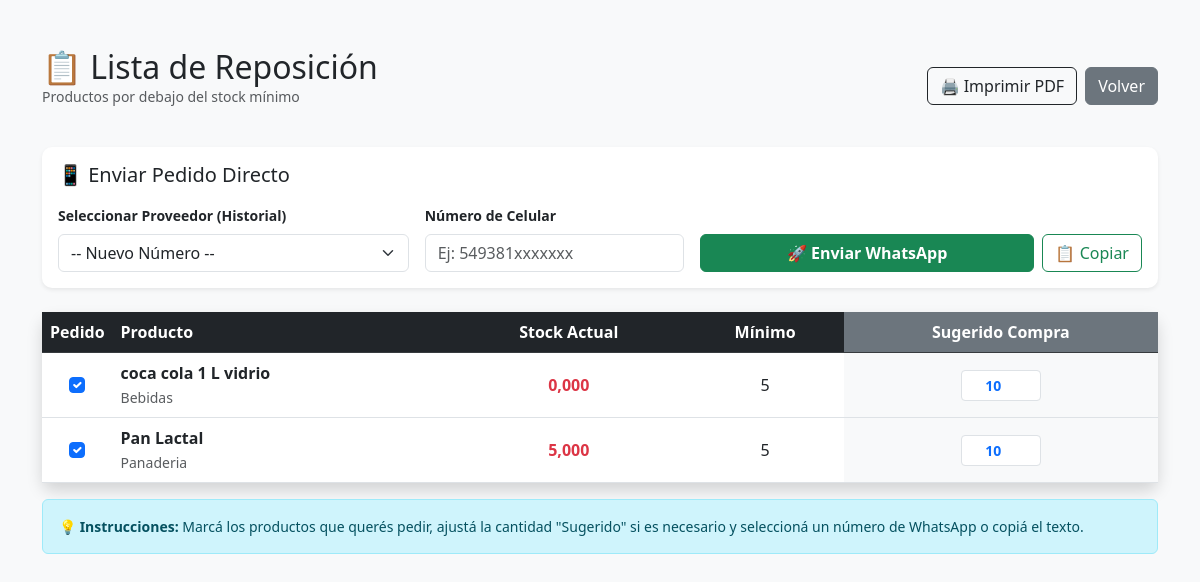
The app's page /reporte-faltantes/ (signed in), older data.
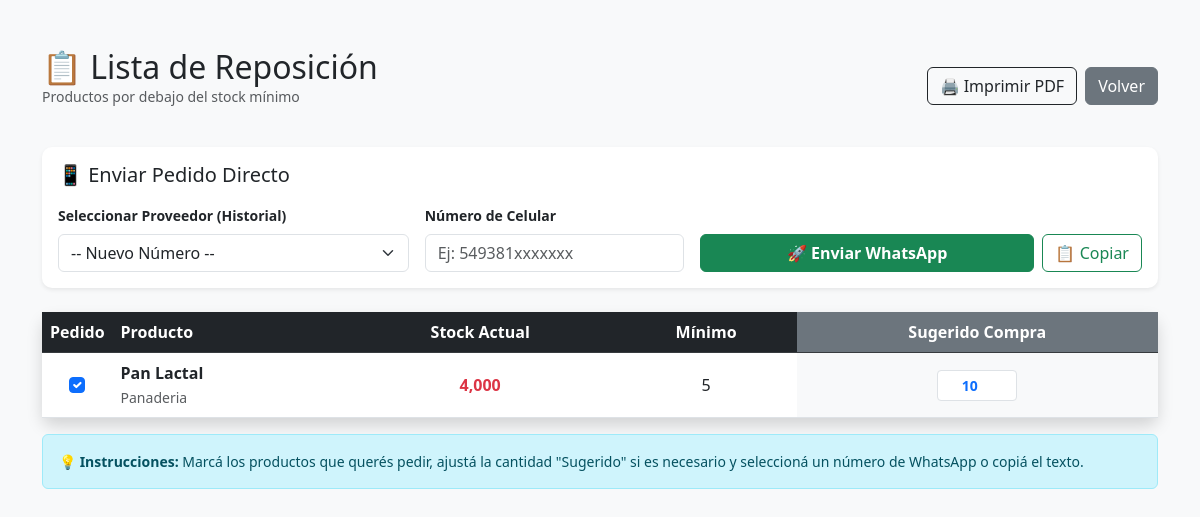
The same page, newer data.
### gestion/models.py (models this page shows, shortened)
class Producto(models.Model):
    codigo = models.CharField(max_length=50, unique=True, help_text="Código de barras o manual")
    nombre = models.CharField(max_length=100)
    descripcion = models.TextField(blank=True, null=True)
    categoria = models.ForeignKey(Categoria, on_delete=models.SET_NULL, null=True, blank=True)
    TIPO_VENTA_CHOICES = [
        ('UNIDAD', 'Por Unidad (Ej: Alfajor)'),
        ('PESO', 'Por Peso/Kilo (Ej: Pan, Fiambre)'),
    ]
    tipo_venta = models.CharField(max_length=10, choices=TIPO_VENTA_CHOICES, default='UNIDAD')
    precio_costo = models.DecimalField(max_digits=10, decimal_places=2, default=0, verbose_name="Costo ($)")
    precio_venta = models.DecimalField(max_digits=10, decimal_places=2, default=0, verbose_name="Venta ($)")
    stock_actual = models.DecimalField(max_digits=10, decimal_places=3, default=0)
    stock_minimo = models.IntegerField(default=5, help_text="Avisar cuando llegue a esta cantidad")
    activo = models.BooleanField(default=True)
    imagen = models.ImageField(upload_to='productos/', blank=True, null=True)

class Categoria(models.Model):
    nombre = models.CharField(max_length=50)

### gestion/views.py (the view)
# urls.py: path('reporte-faltantes/', views.reporte_faltantes, name='reporte_faltantes'),
@login_required
def reporte_faltantes(request):
    if not request.user.is_staff:
        return redirect('ventas')
    productos_bajos = Producto.objects.filter(
        activo=True,
        stock_actual__lte=models.F('stock_minimo')
    ).order_by('stock_actual')
    return render(request, 'gestion/reporte_faltantes.html', {
        'productos': productos_bajos
    })

### gestion/templates/gestion/reporte_faltantes.html (shortened to what this page needs)
<!DOCTYPE html>
<html lang="es">
<head>
    <link href="https://cdn.jsdelivr.net/npm/bootstrap@5.3.0/dist/css/bootstrap.min.css" rel="stylesheet">
</head>
<body class="bg-light">
    <div class="container mt-5 mb-5">
        <div class="d-flex justify-content-between align-items-center mb-4 no-print">
            <div>
                <h2 class="mb-0">📋 Lista de Reposición</h2>
                <p class="text-muted small">Productos por debajo del stock mínimo</p>
            </div>
            <div class="d-flex gap-2">
                <button onclick="prepararEImprimir()" class="btn btn-outline-dark">🖨️ Imprimir PDF</button>
                <a href="{% url 'ventas' %}" class="btn btn-secondary">Volver</a>
            </div>
        </div>
        <div class="card p-3 mb-4 no-print shadow-sm border-0 sector-whatsapp">
            <h5 class="mb-3">📱 Enviar Pedido Directo</h5>
            <div class="row g-3 align-items-end">
                <div class="col-md-4">
                    <label class="form-label fw-bold small">Seleccionar Proveedor (Historial)</label>
                    <select id="historial-numeros" class="form-select">
                        <option value="">-- Nuevo Número --</option>
                    </select>
                </div>
                <div class="col-md-3">
                    <label class="form-label fw-bold small">Número de Celular</label>
                    <input type="text" id="nuevo-numero" class="form-control" placeholder="Ej: 549381xxxxxxx">
                </div>
                <div class="col-md-5 d-flex gap-2">
                    <button id="btn-whatsapp" onclick="enviarWhatsApp()" class="btn btn-success flex-grow-1 fw-bold">
                        🚀 Enviar WhatsApp
                    </button>
                    <button id="btn-copiar" onclick="copiarPedido()" class="btn btn-outline-success">
                        📋 Copiar
                    </button>
                </div>
            </div>
        </div>
        <div class="card shadow border-0">
            <div class="table-responsive">
                <table class="table table-hover align-middle mb-0" id="tabla-faltantes">
                    <thead class="table-dark">
                        <tr>
                            <th class="no-print" style="width: 40px;">Pedido</th>
                            <th>Producto</th>
                            <th class="text-center">Stock Actual</th>
                            <th class="text-center">Mínimo</th>
                            <th class="text-center bg-secondary text-white">Sugerido Compra</th>
                        </tr>
                    </thead>
                    <tbody>
                        {% for p in productos %}
                        <tr class="producto-fila" data-nombre="{{ p.nombre }}">
                            <td class="text-center no-print">
                                <input type="checkbox" class="form-check-input check-pedido" checked>
                            </td>
                            <td>
                                <div class="fw-bold">{{ p.nombre }}</div>
                                <small class="text-muted">{{ p.categoria.nombre|default:"General" }}</small>
                            </td>
                            <td class="text-center text-danger fw-bold">{{ p.stock_actual }}</td>
                            <td class="text-center">{{ p.stock_minimo }}</td>
                            <td class="text-center bg-light">
                                <input type="number" class="form-control form-control-sm mx-auto sugerido-input text-center fw-bold text-primary"
                                       value="10">
                            </td>
                        </tr>
                        {% endfor %}
                    </tbody>
                </table>
            </div>
        </div>
        <div class="alert alert-info mt-3 no-print small">
            <strong>💡 Instrucciones:</strong> Marcá los productos que querés pedir, ajustá la cantidad "Sugerido" si es necesario y seleccioná un número de WhatsApp o copiá el texto.
        </div>
    </div>
</body>
</html>

Row changes from the older to the newer data that the page shows:
no longer on this page (row edited): Producto: nombre "coca cola 1 L vidrio", categoria.nombre "Bebidas", stock_actual "0,000", stock_minimo "5"
changed Producto "Pan Lactal": stock_actual "5,000" → "4,000"
